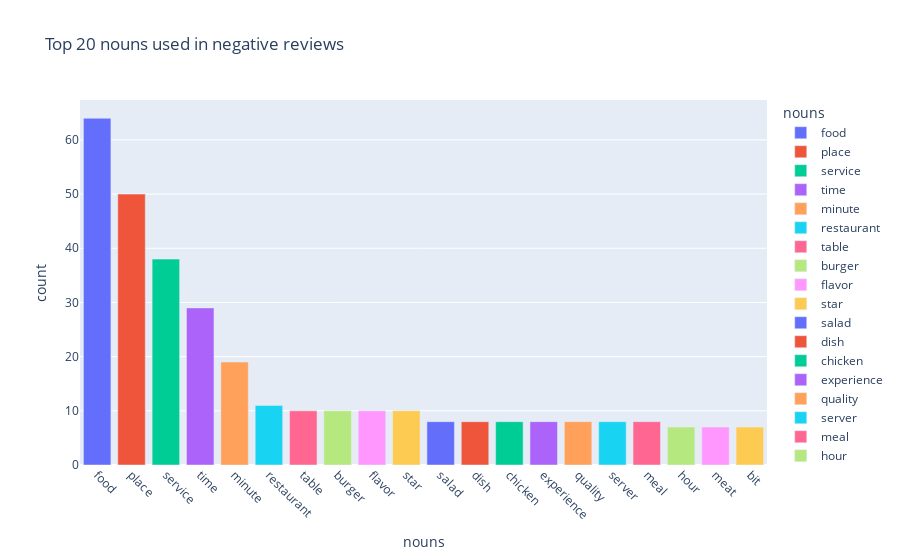

The cell this chart's notebook holds for it:
### Code cell
fig=px.bar(negative_df, x = 'nouns', y = 'count', color = 'nouns', 
             title='Top 20 nouns used in negative reviews')
fig.update_xaxes(tickangle=45)
fig.show()

### Figure 1 — Plotly figure (JSON) as saved in the notebook; plotly's stock layout.template omitted (floating-point values rounded to 4 significant figures)
{"data": [{"alignmentgroup": "True", "hovertemplate": "nouns=%{x}<br>count=%{y}<extra></extra>", "legendgroup": "food", "marker": {"color": "#636efa"}, "name": "food", "offsetgroup": "food", "orientation": "v", "showlegend": true, "textposition": "auto", "type": "bar", "x": ["food"], "xaxis": "x", "y": [64], "yaxis": "y"}, {"alignmentgroup": "True", "hovertemplate": "nouns=%{x}<br>count=%{y}<extra></extra>", "legendgroup": "place", "marker": {"color": "#EF553B"}, "name": "place", "offsetgroup": "place", "orientation": "v", "showlegend": true, "textposition": "auto", "type": "bar", "x": ["place"], "xaxis": "x", "y": [50], "yaxis": "y"}, {"alignmentgroup": "True", "hovertemplate": "nouns=%{x}<br>count=%{y}<extra></extra>", "legendgroup": "service", "marker": {"color": "#00cc96"}, "name": "service", "offsetgroup": "service", "orientation": "v", "showlegend": true, "textposition": "auto", "type": "bar", "x": ["service"], "xaxis": "x", "y": [38], "yaxis": "y"}, {"alignmentgroup": "True", "hovertemplate": "nouns=%{x}<br>count=%{y}<extra></extra>", "legendgroup": "time", "marker": {"color": "#ab63fa"}, "name": "time", "offsetgroup": "time", "orientation": "v", "showlegend": true, "textposition": "auto", "type": "bar", "x": ["time"], "xaxis": "x", "y": [29], "yaxis": "y"}, {"alignmentgroup": "True", "hovertemplate": "nouns=%{x}<br>count=%{y}<extra></extra>", "legendgroup": "minute", "marker": {"color": "#FFA15A"}, "name": "minute", "offsetgroup": "minute", "orientation": "v", "showlegend": true, "textposition": "auto", "type": "bar", "x": ["minute"], "xaxis": "x", "y": [19], "yaxis": "y"}, {"alignmentgroup": "True", "hovertemplate": "nouns=%{x}<br>count=%{y}<extra></extra>", "legendgroup": "restaurant", "marker": {"color": "#19d3f3"}, "name": "restaurant", "offsetgroup": "restaurant", "orientation": "v", "showlegend": true, "textposition": "auto", "type": "bar", "x": ["restaurant"], "xaxis": "x", "y": [11], "yaxis": "y"}, {"alignmentgroup": "True", "hovertemplate": "nouns=%{x}<br>count=%{y}<extra></extra>", "legendgroup": "table", "marker": {"color": "#FF6692"}, "name": "table", "offsetgroup": "table", "orientation": "v", "showlegend": true, "textposition": "auto", "type": "bar", "x": ["table"], "xaxis": "x", "y": [10], "yaxis": "y"}, {"alignmentgroup": "True", "hovertemplate": "nouns=%{x}<br>count=%{y}<extra></extra>", "legendgroup": "burger", "marker": {"color": "#B6E880"}, "name": "burger", "offsetgroup": "burger", "orientation": "v", "showlegend": true, "textposition": "auto", "type": "bar", "x": ["burger"], "xaxis": "x", "y": [10], "yaxis": "y"}, {"alignmentgroup": "True", "hovertemplate": "nouns=%{x}<br>count=%{y}<extra></extra>", "legendgroup": "flavor", "marker": {"color": "#FF97FF"}, "name": "flavor", "offsetgroup": "flavor", "orientation": "v", "showlegend": true, "textposition": "auto", "type": "bar", "x": ["flavor"], "xaxis": "x", "y": [10], "yaxis": "y"}, {"alignmentgroup": "True", "hovertemplate": "nouns=%{x}<br>count=%{y}<extra></extra>", "legendgroup": "star", "marker": {"color": "#FECB52"}, "name": "star", "offsetgroup": "star", "orientation": "v", "showlegend": true, "textposition": "auto", "type": "bar", "x": ["star"], "xaxis": "x", "y": [10], "yaxis": "y"}, {"alignmentgroup": "True", "hovertemplate": "nouns=%{x}<br>count=%{y}<extra></extra>", "legendgroup": "salad", "marker": {"color": "#636efa"}, "name": "salad", "offsetgroup": "salad", "orientation": "v", "showlegend": true, "textposition": "auto", "type": "bar", "x": ["salad"], "xaxis": "x", "y": [8], "yaxis": "y"}, {"alignmentgroup": "True", "hovertemplate": "nouns=%{x}<br>count=%{y}<extra></extra>", "legendgroup": "dish", "marker": {"color": "#EF553B"}, "name": "dish", "offsetgroup": "dish", "orientation": "v", "showlegend": true, "textposition": "auto", "type": "bar", "x": ["dish"], "xaxis": "x", "y": [8], "yaxis": "y"}, {"alignmentgroup": "True", "hovertemplate": "nouns=%{x}<br>count=%{y}<extra></extra>", "legendgroup": "chicken", "marker": {"color": "#00cc96"}, "name": "chicken", "offsetgroup": "chicken", "orientation": "v", "showlegend": true, "textposition": "auto", "type": "bar", "x": ["chicken"], "xaxis": "x", "y": [8], "yaxis": "y"}, {"alignmentgroup": "True", "hovertemplate": "nouns=%{x}<br>count=%{y}<extra></extra>", "legendgroup": "experience", "marker": {"color": "#ab63fa"}, "name": "experience", "offsetgroup": "experience", "orientation": "v", "showlegend": true, "textposition": "auto", "type": "bar", "x": ["experience"], "xaxis": "x", "y": [8], "yaxis": "y"}, {"alignmentgroup": "True", "hovertemplate": "nouns=%{x}<br>count=%{y}<extra></extra>", "legendgroup": "quality", "marker": {"color": "#FFA15A"}, "name": "quality", "offsetgroup": "quality", "orientation": "v", "showlegend": true, "textposition": "auto", "type": "bar", "x": ["quality"], "xaxis": "x", "y": [8], "yaxis": "y"}, {"alignmentgroup": "True", "hovertemplate": "nouns=%{x}<br>count=%{y}<extra></extra>", "legendgroup": "server", "marker": {"color": "#19d3f3"}, "name": "server", "offsetgroup": "server", "orientation": "v", "showlegend": true, "textposition": "auto", "type": "bar", "x": ["server"], "xaxis": "x", "y": [8], "yaxis": "y"}, {"alignmentgroup": "True", "hovertemplate": "nouns=%{x}<br>count=%{y}<extra></extra>", "legendgroup": "meal", "marker": {"color": "#FF6692"}, "name": "meal", "offsetgroup": "meal", "orientation": "v", "showlegend": true, "textposition": "auto", "type": "bar", "x": ["meal"], "xaxis": "x", "y": [8], "yaxis": "y"}, {"alignmentgroup": "True", "hovertemplate": "nouns=%{x}<br>count=%{y}<extra></extra>", "legendgroup": "hour", "marker": {"color": "#B6E880"}, "name": "hour", "offsetgroup": "hour", "orientation": "v", "showlegend": true, "textposition": "auto", "type": "bar", "x": ["hour"], "xaxis": "x", "y": [7], "yaxis": "y"}, {"alignmentgroup": "True", "hovertemplate": "nouns=%{x}<br>count=%{y}<extra></extra>", "legendgroup": "meat", "marker": {"color": "#FF97FF"}, "name": "meat", "offsetgroup": "meat", "orientation": "v", "showlegend": true, "textposition": "auto", "type": "bar", "x": ["meat"], "xaxis": "x", "y": [7], "yaxis": "y"}, {"alignmentgroup": "True", "hovertemplate": "nouns=%{x}<br>count=%{y}<extra></extra>", "legendgroup": "bit", "marker": {"color": "#FECB52"}, "name": "bit", "offsetgroup": "bit", "orientation": "v", "showlegend": true, "textposition": "auto", "type": "bar", "x": ["bit"], "xaxis": "x", "y": [7], "yaxis": "y"}], "layout": {"barmode": "relative", "legend": {"title": {"text": "nouns"}, "tracegroupgap": 0}, "title": {"text": "Top 20 nouns used in negative reviews"}, "xaxis": {"anchor": "y", "categoryarray": ["food", "place", "service", "time", "minute", "restaurant", "table", "burger", "flavor", "star", "salad", "dish", "chicken", "experience", "quality", "server", "meal", "hour", "meat", "bit"], "categoryorder": "array", "domain": [0, 1], "tickangle": 45, "title": {"text": "nouns"}}, "yaxis": {"anchor": "x", "domain": [0, 1], "title": {"text": "count"}}}}
